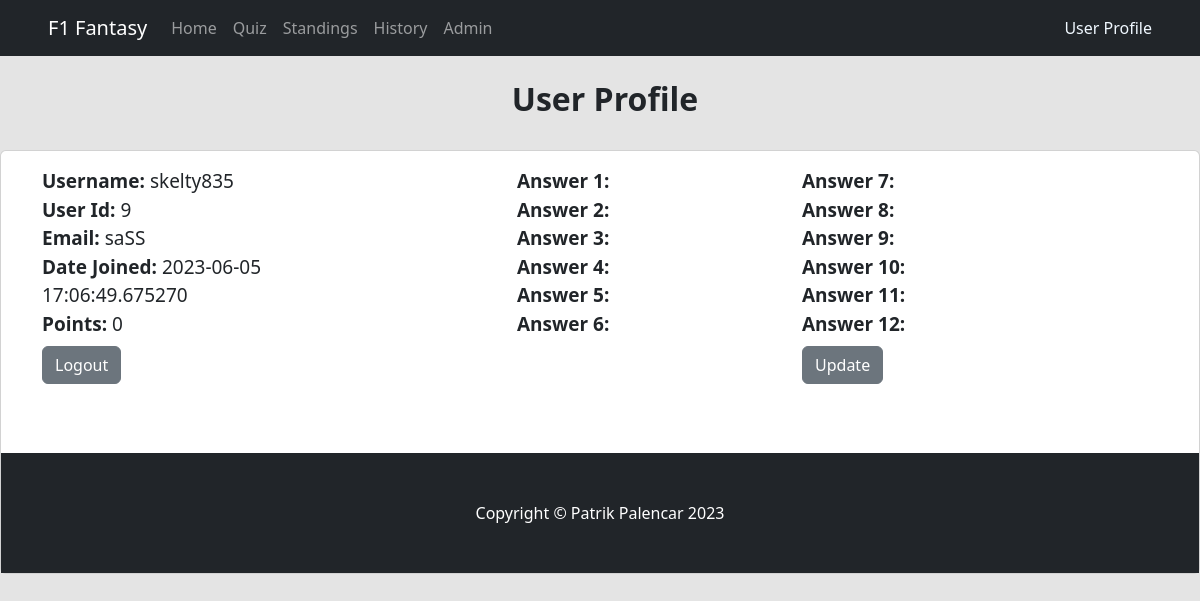
Page /dashboard (signed in) on the earlier database version.
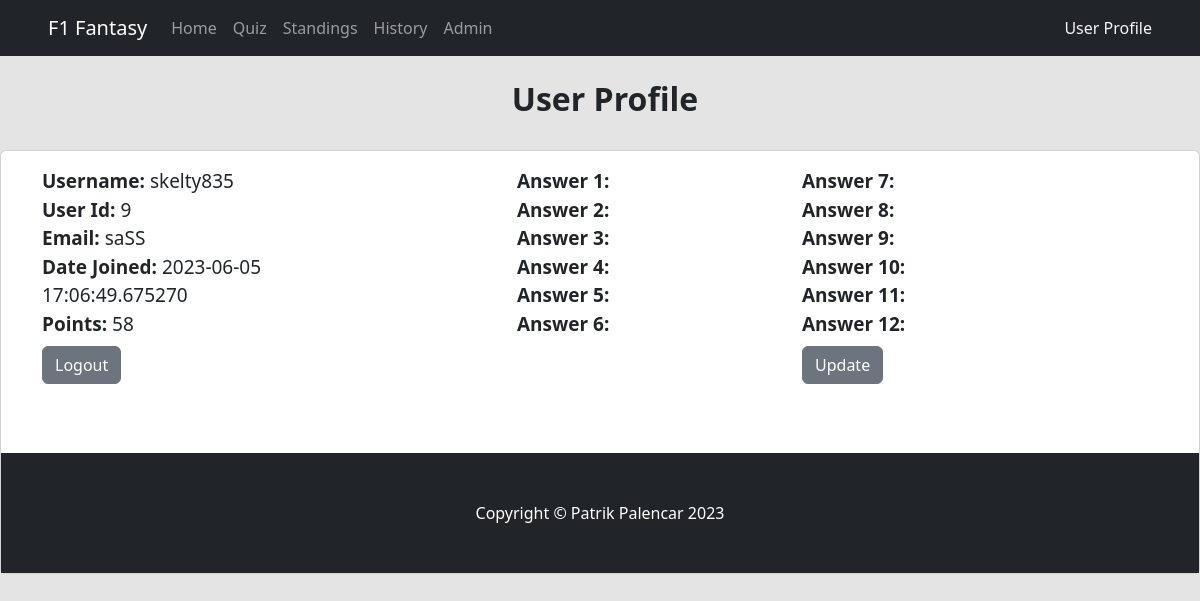
Same page on the later database version.
### flask_app/models.py (models this page shows, shortened)
class Users(db.Model, UserMixin):
    id = db.Column(db.Integer, primary_key=True)
    username = db.Column(db.String(35), nullable=False, unique=True)
    email = db.Column(db.String(70), nullable=False, unique=True)
    password_hash = db.Column(db.String(128))
    date_created = db.Column(db.DateTime, default=datetime.utcnow)
    points = db.Column(db.Integer, default=0)
    quiz_answers = db.relationship('QuizAnswers', backref='user', lazy=True)
    @property
    def password(self):
        raise AttributeError('Password is not a readable attribute.')

### flask_app/routes.py (the view)
@app.route("/dashboard", methods=["GET", "POST"])
@login_required
def dashboard():
    current_answers = QuizAnswers.query.get(current_user.id)
    return render_template("dashboard.html" , current_answers = current_answers)

### flask_app/routes.py (called while the page is built)
@login_manager.user_loader
def load_user(id):
    return Users.query.get(int(id))

### flask_app/templates/dashboard.html (shortened to what this page needs)
{% extends 'base.html' %}
{% block content %}
<h2 style="margin-left: 10px;" class="center"><b> User Profile</b></h2>
<br/>
<div class="card">
  <div class="card-body">
      <div class="container">
        <div class="row">
          <div class="col-sm-4" style="font-size: 19px;">
              <strong>Username:</strong>
              {{ current_user.username }}<br/>
              <strong>User Id:</strong>
              {{ current_user.id }}<br/>
              <strong>Email:</strong>
              {{ current_user.email }}<br/>
              <strong>Date Joined:</strong>
              {{ current_user.date_created }}<br/>
              <strong>Points:</strong>
              {{ current_user.points }}<br/>
                <a href="{{ url_for('logout')}}" class="btn btn-secondary btn-md mt-2">Logout</a>
            </div>
            <div class="col-sm-1"></div>
              <div class="col-sm-3" style="font-size: 19px;">
                <strong>Answer 1:</strong>
                {{ current_answers.q1 }}<br/>
                <strong>Answer 2:</strong>
                {{ current_answers.q2 }}<br/>
                <strong>Answer 3:</strong>
                {{ current_answers.q3 }}<br/>
                <strong>Answer 4:</strong>
                {{ current_answers.q4 }}<br/>
                <strong>Answer 5:</strong>
                {{ current_answers.q5 }}<br/>
                <strong>Answer 6:</strong>
                {{ current_answers.q6 }}<br/>
                <br/><br/>
              </div>
              <div class="col-sm-4" style="font-size: 19px;">
                <strong>Answer 7:</strong>
                {{ current_answers.q7 }}<br/>
                <strong>Answer 8:</strong>
                {{ current_answers.q8 }}<br/>
                <strong>Answer 9:</strong>
                {{ current_answers.q9 }}<br/>
                <strong>Answer 10:</strong>
                {{ current_answers.q10 }}<br/>
                <strong>Answer 11:</strong>
                {{ current_answers.q11 }}<br/>
                <strong>Answer 12:</strong>
                {{ current_answers.q12 }}<br/>
                <a href="{{ url_for('quiz_form')}}" class="btn btn-secondary btn-md mt-2 ">Update</a>
                <br/><br/>
            </div>
        </div>
      </div>
    </div>
    <br>
{% endblock %}

Differences in the rows shown:
changed Users "skelty835": points "0" → "58"
